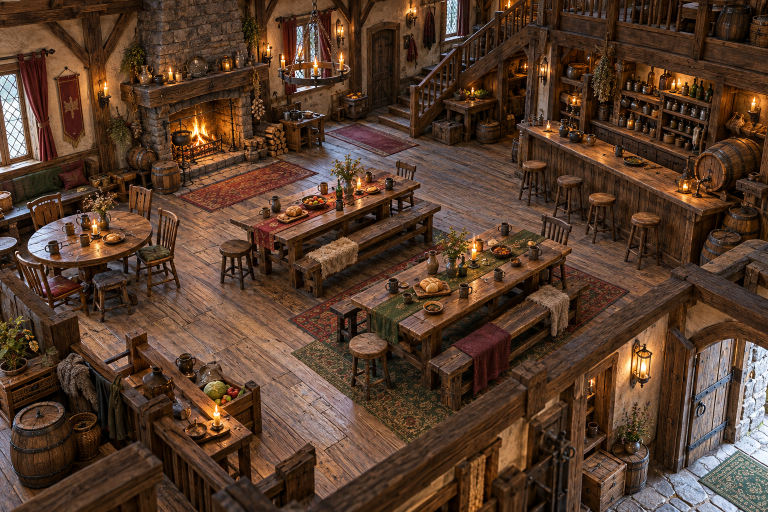
#> input picture style-references/photorealistic-tavern-v1.png, 1536 x 1024 px (shown at 1/2 size)
$ python -i contact_sheet.py   (imports and definitions only)
#> lines starting #> are read from the running program, lines starting #| are printed output that depends on the picture
"""Before / after contact sheet for Harry: one row a room (its name, old -> new density), the table view before and after.
    python3 contact_sheet.py SHOTS_ROOT OUT.png keys..."""
import sys, json, os
from PIL import Image, ImageDraw, ImageFont
root, outp, keys = sys.argv[1], sys.argv[2], sys.argv[3:]
here = os.path.dirname(os.path.abspath(__file__))
# [2 lines not run here, left out]
W, H, PAD, LAB = 760, 620, 12, 46
try: font = ImageFont.truetype('/usr/share/fonts/truetype/dejavu/DejaVuSans-Bold.ttf', 22); small = ImageFont.truetype('/usr/share/fonts/truetype/dejavu/DejaVuSans.ttf', 18)
except Exception: font = small = ImageFont.load_default()
def crop(im):  # to what differs from the background (the corner's colour), a little margin
    from PIL import ImageChops
    bg = Image.new('RGB', im.size, im.getpixel((2, 2))); box = ImageChops.difference(im, bg).convert('L').point(lambda v: 255 if v > 24 else 0).getbbox()
    if not box: return im
    m = 16; return im.crop((max(0, box[0] - m), max(0, box[1] - m), min(im.width, box[2] + m), min(im.height, box[3] + m)))
def dens(J, k):
    c = T[k]['cells']; rows = [r for r in J[k]['rows'] if [r['w'], r['d']] == c]
    return sum(r['density'] for r in rows) / len(rows), sum(r['cov'] for r in rows) / len(rows)
COLS = 3; TW, TH = 400, 840; CW = 2 * TW + 3 * PAD; CH = TH + LAB + 2 * PAD
rows = (len(keys) + COLS - 1) // COLS
sheet = Image.new('RGB', (COLS * CW + PAD, 50 + rows * CH), (24, 24, 28)); dr = ImageDraw.Draw(sheet)
# [10 lines not run here, left out]

>>> from PIL import Image
>>> picture = Image.open('../../../style-references/photorealistic-tavern-v1.png')
#> picture is the input picture: PIL image 1536x1024 RGB; mean R, G, B 86.1, 60.5, 43.9
>>> result = crop(picture)
#> in crop, `bg = Image.new('RGB', im.size, im.getpixel((2, 2)))`:
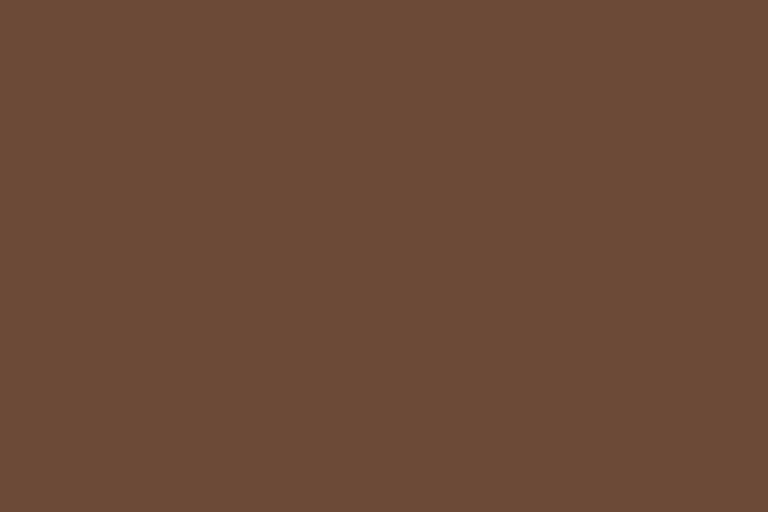
#> bg: PIL image 1536x1024 RGB (shown at 1/2 size); mean R, G, B 108, 74, 55
#> in crop, `box = ImageChops.difference(im, bg).convert('L').point(lambda v: 255 i`: box = (0, 0, 1536, 1024)
